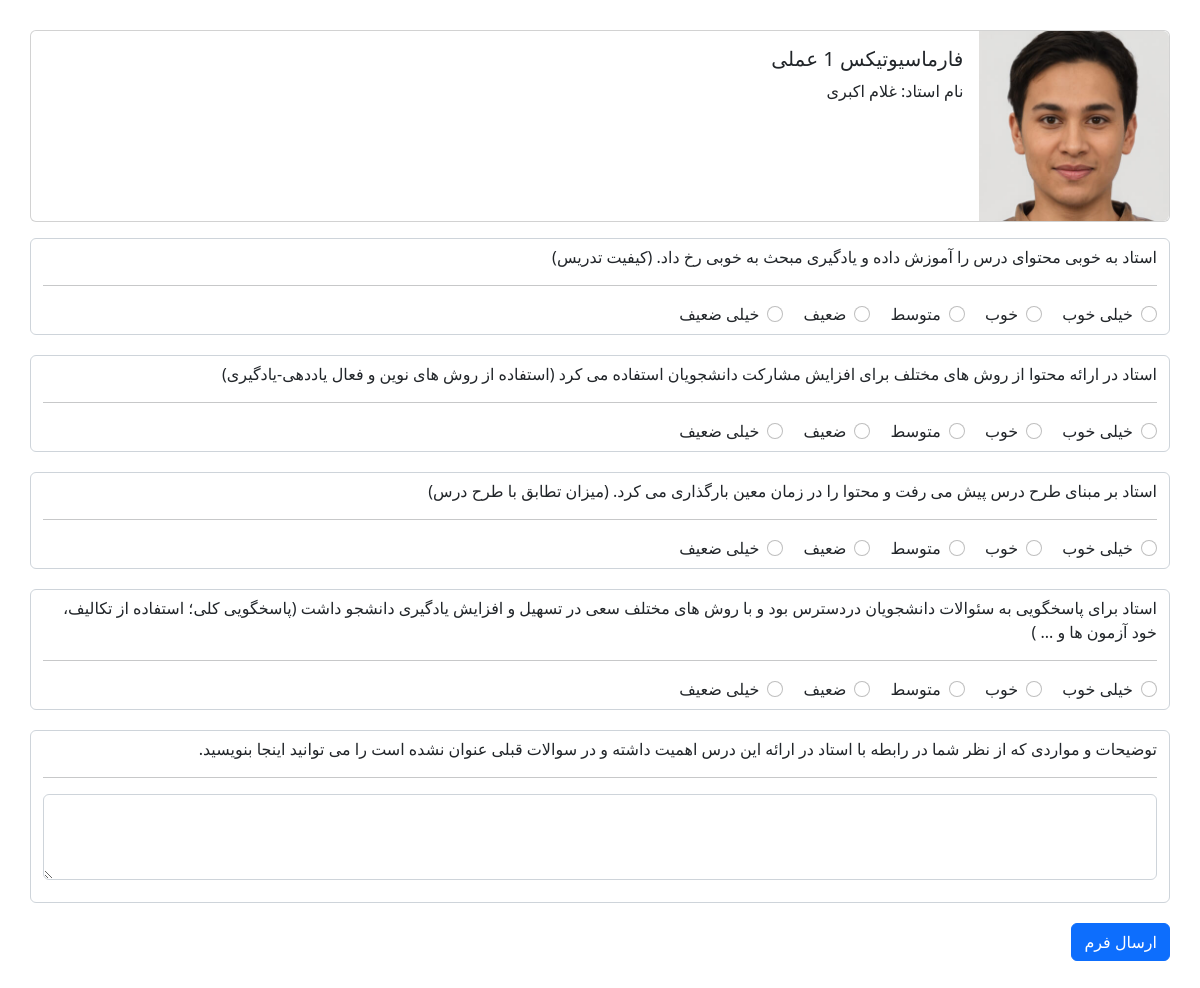
The app's page /forms/part/dd1ba68e-31a5-4971-85d4-1410efd87b45 (signed in) with its own data.
### assessment_app/models.py (models this page shows, shortened)
class Course(models.Model):
    id = models.UUIDField(primary_key=True, default=uuid.uuid4, editable=False)
    name = models.ForeignKey("CourseName", on_delete=models.CASCADE, related_name="name_of_course")
    term = models.ForeignKey("Term", on_delete=models.CASCADE, blank=True, null=True, related_name="term_of_course")
    teacher = models.ForeignKey("Teacher", on_delete=models.CASCADE, blank=True, null=True, related_name="teacher_of_course")
    teacher_chief = models.ForeignKey("Teacher", on_delete=models.CASCADE, blank=True, null=True, related_name="head_of_course")
    is_teacher_assisstant = models.BooleanField(default=False)
    current_supervisor = models.ForeignKey("Teacher", on_delete=models.CASCADE, blank=True, null=True, related_name="supervisor_of_ta")
    student = models.ManyToManyField("Student", blank=True, related_name="enrolled_students")
    student_not_answered = models.ManyToManyField("Student", blank=True, related_name="enrolled_students_not_answered")
    form_sample = models.ForeignKey("FormSample", on_delete=models.CASCADE, blank=True, null=True, related_name="which_formsample")
    score = models.PositiveIntegerField(default=0)
    class Meta:
        verbose_name = 'Form'
        verbose_name_plural = 'All Forms By Subject'

class Teacher(models.Model):
    user = models.ForeignKey("User", on_delete=models.CASCADE, blank=True, null=True, related_name="teacher")
    supervisor = models.ManyToManyField("Teacher", blank=True, related_name="supervisor_of_TA")
    photo = models.ImageField(upload_to='assessment_app/static/assessment_app/img', blank=True, null=True)
    class Meta:
        verbose_name = 'Teacher/TA'
        verbose_name_plural = 'Teachers/TAs'

class CourseName(models.Model):
    name = models.CharField(max_length=255)
    type = models.CharField(max_length=10, default="")
    number = models.PositiveSmallIntegerField(default=0)
    def __str__(self):
        if self.number != 0: return f'{self.name} {self.number} {self.type}'
        else: return f'{self.name} {self.type}'

class User(AbstractUser):
    phonenumber = models.CharField(max_length=20, blank=True, null=True)

class Questions(models.Model):
    q_text = models.CharField(max_length=200)
    q_type = models.ForeignKey("QuestionType", on_delete=models.CASCADE, blank=True, null=True, related_name="question_type")
    answer_closed_vals = models.ForeignKey("ClosedAnswer", on_delete=models.CASCADE, blank=True, null=True, related_name="closed_ans_vals")
    class Meta:
        ordering = ['q_type']
        verbose_name = 'Question'
        verbose_name_plural = 'Questions'

class ClosedAnswerValue(models.Model):
    value = models.CharField(max_length=50)

### assessment_app/views.py (the view, shortened to what this page needs)
# urls.py: path("forms/part/<str:subject>", views.formsbyteacher, name="forms_by_teacher"),
def formsbyteacher(request, subject):
    if not request.user.is_authenticated: return redirect(reverse('login_s'))
    if Student.objects.filter(user=request.user).count() == 0:
        return render(request, "assessment_app/errors.html", {
            "message": "کاربر غیرمجاز",
            "detail": "فقط دانشجویان می‌توانند از این صفحه بازدید کنند.",
            "nav": "برای بازگشت به صفحه اصلی از این <a href='/'>لینک</a> استفاده کنید."
        })
    if request.method == "GET":
        try: form = Course.objects.get(id=subject)
        except:
            return render(request, "assessment_app/errors.html", {
            "message": "صفحه یافت نشد",
            "detail": "احتمالا آدرس غلط وارد شده یا این فرم وجود ندارد.",
            "nav": "برای بازگشت به صفحه پروفایل از این <a href='/student'>لینک</a> استفاده کنید."
        })
        user = Student.objects.get(user=request.user)
        if form.student.filter(user=user.user).count() == 0:
            return render(request, "assessment_app/errors.html", {
                "message": "کاربر غیرمجاز",
                "detail": "نام شما در لیست این درس وجود ندارد.",
                "nav": "برای بازگشت به صفحه پروفایل از این <a href='/student'>لینک</a> استفاده کنید."
            })
        if form.student_not_answered.filter(user=user.user).count() == 0:
            return render(request, "assessment_app/errors.html", {
                "message": "کاربر غیرمجاز",
                "detail": "شما یکبار به این فرم پاسخ داده‌اید.",
                "nav": "برای بازگشت به صفحه پروفایل از این <a href='/student'>لینک</a> استفاده کنید."
            })
        return render(request, "assessment_app/form.html", {
            "form": form
        })

### assessment_app/templates/assessment_app/form.html (shortened to what this page needs)
{% extends "assessment_app/layout.html" %}
{% load static %}
{% block body %}
<div class="form">
    <div class="form_desc">
        <div class="card mb-3">
            <div class="row g-0">
                <div class="col-md-2">
                    <img src='{{ form.teacher.photo.name|slice:"14:" }}' class="img-fluid rounded-start">
                </div>
                <div class="col-md-8">
                    <div class="card-body">
                        <h5 class="card-title">{{ form.name }}</h5>
                        <p class="card-text">نام استاد: {{ form.teacher.user.first_name }} {{ form.teacher.user.last_name }}</p>
                    </div>
                </div>
            </div>
        </div>
    </div>
    <form action="{% url 'forms_by_teacher' form.id %}" method="post">
        <div class="mb-3">
            {% for question in form.form_sample.question.all %}
                <div class="form-control question_field">
                    <p>
                        {{ question.q_text }}
                    </p>
                    <hr>
                    {% if question.q_type.q_type == "CLOSE" %}
                    <div class="radio_buttons">
                        {% for field in question.answer_closed_vals.values.all %}
                            <div class="form-check form-check-inline" id="{{ question.id }}">
                                <input required class="form-check-input" type="radio" name="{{ question.id }}" id="{{ field.id }}" value="{{ field.value }}">
                                <label class="form-check-label" for="inlineRadio1">{{ field.value }}</label>
                            </div>
                        {% endfor %}
                    </div>
                    {% elif question.q_type.q_type == "OPEN" %}
                    <div class="mb-3">
                        <textarea class="form-control" name="{{ question.id }}" rows="3"></textarea>
                    </div>
                    {% endif %}
                </div>
            {% endfor %}
            <button class="btn btn-primary" type="submit">ارسال فرم</button>
        </div>
    </form>
</div>
{% endblock %}

### assessment_app/static/assessment_app/css/styles.css (style rules this page uses)
body div.form { margin: 30px; }
body div.form div.question_field { margin-bottom: 20px; }
body div.form div.form_desc img { object-fit: cover; }

### records on screen
Course: teacher.photo.name (picture), name "فارماسیوتیکس 1 عملی", teacher.user.first_name "غلام", teacher.user.last_name "اکبری"
Questions: q_text "استاد به خوبی محتوای درس را آموزش داده و یادگیری مبحث به خوبی رخ داد. (کیفیت تدریس)"
ClosedAnswerValue: value "خیلی خوب"
ClosedAnswerValue: value "خوب"
ClosedAnswerValue: value "متوسط"
ClosedAnswerValue: value "ضعیف"
ClosedAnswerValue: value "خیلی ضعیف"
Questions: q_text "استاد در ارائه محتوا از روش های مختلف برای افزایش مشارکت دانشجویان استفاده می کرد (استفاده از روش های نوین و فعال یاددهی-یادگیری)"
Questions: q_text "استاد بر مبنای طرح درس پیش می رفت و محتوا را در زمان معین بارگذاری می کرد. (میزان تطابق با طرح درس)"
Questions: q_text "استاد برای پاسخگویی به سئوالات دانشجویان دردسترس بود و با روش های مختلف سعی در تسهیل و افزایش یادگیری دانشجو داشت (پاسخگویی کلی؛ استفاده از تکالیف، خود آزمون ها و ... )"
Questions: q_text "توضیحات و مواردی که از نظر شما در رابطه با استاد در ارائه این درس اهمیت داشته و در سوالات قبلی عنوان نشده است را می توانید اینجا بنویسید."
